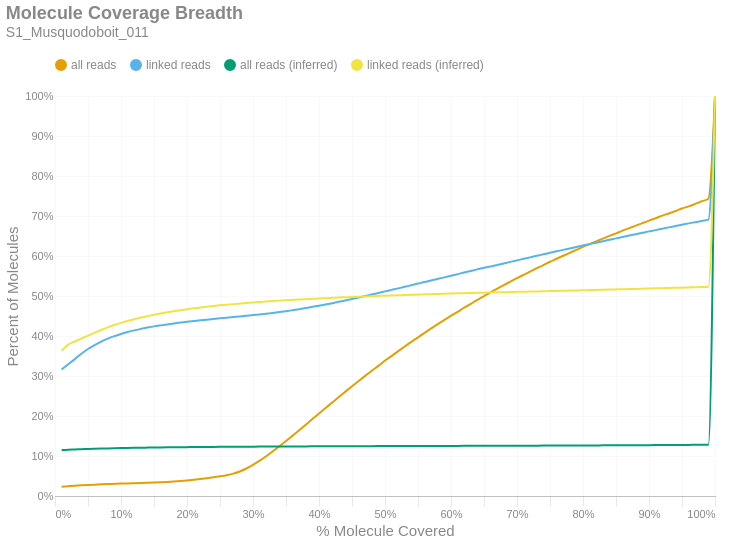

Notebook cell for this chart:
### Markdown cell above
### Molecule Read Coverage
This chart shows molecule coverage breadth as computed by the number of bases aligned to that molecule. In other words, "*how much of each unique long molecule is actually sequenced/aligned?*" Keep in mind there is a distinction between sequences and alignments, since some sequences belonging to a particular molecule may not align well and wouldn't appear in the alignment data. This chart also shows molecule coverage breadth as computed by the *inferred fragment* from which the aligned sequences originate. Unlike read coverage, this calculation takes into account the total insert size, including unsequenced gaps between the forward and reverse reads. Like the previous figures, these are cumulative percents.

### Code cell
if SKIPLR:
    print_html(f"Skipped")
else:
    binned_df = consolidated_hist(valids['coverage_bp'], mask, 0.01, True)
    binned_df_inf = consolidated_hist(valids['coverage_inserts'], mask, 0.01, True)
    binned_df = binned_df.with_columns(pl.lit(binned_df_inf['all reads (cumsum)']).alias('all reads (inferred)'))
    binned_df = binned_df.with_columns(pl.lit(binned_df_inf['linked reads (cumsum)']).alias('linked reads (inferred)'))
    binned_df = binned_df.with_columns(
        (pl.col('bin').cast(pl.Float64) + 0.01).alias('right_edge')
    )

    with SafeRender(binned_df):
        (
            density_plot(binned_df, 'Molecule Coverage Breadth', samplename, 'molcov', ['all reads (inferred)','linked reads (inferred)'])
            .encode(
                #x=alt.X('bin:Q', title="% Molecule Covered").axis(format = '%').scale(padding=0),
                x=alt.X('right_edge:Q', title="% Molecule Covered").axis(format='%').scale(padding=0),
                y=alt.Y('value:Q', title='Percent of Molecules')
                    .axis(format='%')
                    .stack(False)
                    .scale(domainMin=0, padding=0),
                color=alt.Color("key:N").scale(domain = ["all reads", "linked reads", "all reads (inferred)", "linked reads (inferred)"]),
                tooltip = [
                    alt.Tooltip("key:N", title = "Data Type"),
                    alt.Tooltip("range_label:N", title="% Molecule Covered"),
                    alt.Tooltip("value:Q", format = ".2%", title="% Molecules")
                ]
            )
        ).display()

### Figure 1 — Vega-Lite specification as saved in the notebook (floating-point values rounded to 4 significant figures)
{"width": "container", "height": 400, "config": {"title": {"anchor": "start", "dy": -15, "fontSize": 18, "color": "#888888", "subtitleColor": "#888888", "subtitleFontSize": 14}, "arc": {"fill": "#0072B2"}, "axis": {"domainColor": "#888888", "domainWidth": 0.5, "gridWidth": 0.2, "grid": false, "titleFontWeight": 400, "titleFontSize": 15, "labelFontSize": 11, "labelColor": "#888888", "tickColor": "#888888", "tickWidth": 0.2, "titleColor": "#888888"}, "axisBand": {"grid": false}, "axisX": {"grid": true, "tickSize": 10, "domainCap": "round"}, "axisY": {"domain": false, "grid": true, "tickSize": 0, "domainCap": "round"}, "background": "transparent", "header": {"labelFontSize": 15, "labelColor": "#888888", "titleFontSize": 15, "titleFontWeight": 600, "titleColor": "#888888"}, "legend": {"labelFont": "sans-serif", "labelFontSize": 12, "labelColor": "#888888", "symbolSize": 100, "symbolType": "circle", "titleFontSize": 12, "titlePadding": 10, "titleColor": "#888888", "title": null, "orient": "top"}, "range": {"category": ["#E69F00", "#56B4E9", "#009E73", "#F0E442", "#0072B2", "#D55E00", "#CC79A7", "#000000"], "diverging": ["#cfe8f3", "#a2d4ec", "#73bfe2", "#46abdb", "#1696d2", "#12719e"]}, "area": {"fill": "#0072B2", "fillOpacity": 0.7, "line": true, "strokeOpacity": 0.7}, "line": {"color": "#0072B2", "stroke": "#0072B2", "strokeWidth": 2}, "trail": {"color": "#0072B2", "stroke": "#0072B2", "strokeWidth": 0, "size": 1}, "point": {"filled": true, "fillOpacity": 1.0, "size": 95}, "text": {"color": "#888888", "fontSize": 11, "align": "right", "fontWeight": 400, "size": 11}, "bar": {"fill": "#0072B2", "stroke": null}, "view": {"stroke": null, "continuousWidth": 660, "continuousHeight": 400}}, "data": {"name": "data-b6e5f56db02f692f01b7a1bf53d0c403"}, "mark": {"type": "line", "interpolate": "monotone", "point": {"opacity": 0, "size": 275}}, "encoding": {"color": {"field": "key", "scale": {"domain": ["all reads", "linked reads", "all reads (inferred)", "linked reads (inferred)"]}, "type": "nominal"}, "tooltip": [{"field": "key", "title": "Data Type", "type": "nominal"}, {"field": "range_label", "title": "% Molecule Covered", "type": "nominal"}, {"field": "value", "format": ".2%", "title": "% Molecules", "type": "quantitative"}], "x": {"axis": {"format": "%"}, "field": "right_edge", "scale": {"padding": 0}, "title": "% Molecule Covered", "type": "quantitative"}, "y": {"axis": {"format": "%"}, "field": "value", "scale": {"domainMin": 0, "padding": 0}, "stack": false, "title": "Percent of Molecules", "type": "quantitative"}}, "params": [{"name": "param_c36ac31b6afebe62", "select": {"type": "point", "fields": ["key"]}, "bind": "legend"}], "title": {"text": "Molecule Coverage Breadth", "subtitle": "S1_Musquodoboit_011"}, "transform": [{"fold": ["all reads (cumsum)", "linked reads (cumsum)", "all reads (inferred)", "linked reads (inferred)"]}, {"calculate": "replace(datum.key, ' (cumsum)', '')", "as": "key"}, {"filter": {"param": "param_c36ac31b6afebe62"}}], "usermeta": {"embedOptions": {"downloadFileName": "S1_Musquodoboit_011.molcov"}}, "$schema": "https://vega.github.io/schema/vega-lite/v6.1.0.json", "datasets": {"data-b6e5f56db02f692f01b7a1bf53d0c403": [{"bin": "0.0", "interval": "0.0-0.01", "all reads": 0.02331, "linked reads": 0.3164, "all reads (cumsum)": 0.02331, "linked reads (cumsum)": 0.3164, "range_label": "0.0-0.01", "all reads (inferred)": 0.1147, "linked reads (inferred)": 0.3627, "right_edge": 0.01}, {"bin": "0.01", "interval": "0.01-0.02", "all reads": 0.001064, "linked reads": 0.01292, "all reads (cumsum)": 0.02437, "linked reads (cumsum)": 0.3293, "range_label": "0.01-0.02", "all reads (inferred)": 0.1159, "linked reads (inferred)": 0.3785, "right_edge": 0.02}, {"bin": "0.02", "interval": "0.02-0.03", "all reads": 0.001052, "linked reads": 0.01291, "all reads (cumsum)": 0.02542, "linked reads (cumsum)": 0.3422, "range_label": "0.02-0.03", "all reads (inferred)": 0.1164, "linked reads (inferred)": 0.3862, "right_edge": 0.03}, {"bin": "0.03", "interval": "0.03-0.04", "all reads": 0.001145, "linked reads": 0.01348, "all reads (cumsum)": 0.02657, "linked reads (cumsum)": 0.3557, "range_label": "0.03-0.04", "all reads (inferred)": 0.117, "linked reads (inferred)": 0.3937, "right_edge": 0.04}, {"bin": "0.04", "interval": "0.04-0.05", "all reads": 0.0009848, "linked reads": 0.01183, "all reads (cumsum)": 0.02755, "linked reads (cumsum)": 0.3675, "range_label": "0.04-0.05", "all reads (inferred)": 0.1175, "linked reads (inferred)": 0.401, "right_edge": 0.05}, {"bin": "0.05", "interval": "0.05-0.06", "all reads": 0.0008452, "linked reads": 0.009768, "all reads (cumsum)": 0.0284, "linked reads (cumsum)": 0.3773, "range_label": "0.05-0.06", "all reads (inferred)": 0.1181, "linked reads (inferred)": 0.4081, "right_edge": 0.06}, {"bin": "0.06", "interval": "0.06-0.07", "all reads": 0.0007536, "linked reads": 0.008833, "all reads (cumsum)": 0.02915, "linked reads (cumsum)": 0.3861, "range_label": "0.06-0.07", "all reads (inferred)": 0.1185, "linked reads (inferred)": 0.415, "right_edge": 0.07}, {"bin": "0.07", "interval": "0.07-0.08", "all reads": 0.0006334, "linked reads": 0.007261, "all reads (cumsum)": 0.02979, "linked reads (cumsum)": 0.3934, "range_label": "0.07-0.08", "all reads (inferred)": 0.119, "linked reads (inferred)": 0.4214, "right_edge": 0.08}, {"bin": "0.08", "interval": "0.08-0.09", "all reads": 0.0005835, "linked reads": 0.006155, "all reads (cumsum)": 0.03037, "linked reads (cumsum)": 0.3995, "range_label": "0.08-0.09", "all reads (inferred)": 0.1194, "linked reads (inferred)": 0.4274, "right_edge": 0.09}, {"bin": "0.09", "interval": "0.09-0.1", "all reads": 0.0005735, "linked reads": 0.005461, "all reads (cumsum)": 0.03094, "linked reads (cumsum)": 0.405, "range_label": "0.09-0.1", "all reads (inferred)": 0.1198, "linked reads (inferred)": 0.4328, "right_edge": 0.1}, {"bin": "0.1", "interval": "0.1-0.11", "all reads": 0.0005409, "linked reads": 0.004927, "all reads (cumsum)": 0.03148, "linked reads (cumsum)": 0.4099, "range_label": "0.1-0.11", "all reads (inferred)": 0.1201, "linked reads (inferred)": 0.4377, "right_edge": 0.11}, {"bin": "0.11", "interval": "0.11-0.12", "all reads": 0.0005142, "linked reads": 0.004074, "all reads (cumsum)": 0.032, "linked reads (cumsum)": 0.414, "range_label": "0.11-0.12", "all reads (inferred)": 0.1204, "linked reads (inferred)": 0.4419, "right_edge": 0.12}, {"bin": "0.12", "interval": "0.12-0.13", "all reads": 0.0005304, "linked reads": 0.00378, "all reads (cumsum)": 0.03253, "linked reads (cumsum)": 0.4178, "range_label": "0.12-0.13", "all reads (inferred)": 0.1207, "linked reads (inferred)": 0.4461, "right_edge": 0.13}, {"bin": "0.13", "interval": "0.13-0.14", "all reads": 0.0005501, "linked reads": 0.003286, "all reads (cumsum)": 0.03308, "linked reads (cumsum)": 0.4211, "range_label": "0.13-0.14", "all reads (inferred)": 0.121, "linked reads (inferred)": 0.4497, "right_edge": 0.14}, {"bin": "0.14", "interval": "0.14-0.15", "all reads": 0.0005959, "linked reads": 0.003, "all reads (cumsum)": 0.03367, "linked reads (cumsum)": 0.4241, "range_label": "0.14-0.15", "all reads (inferred)": 0.1212, "linked reads (inferred)": 0.4531, "right_edge": 0.15}, {"bin": "0.15", "interval": "0.15-0.16", "all reads": 0.0006978, "linked reads": 0.002506, "all reads (cumsum)": 0.03437, "linked reads (cumsum)": 0.4266, "range_label": "0.15-0.16", "all reads (inferred)": 0.1214, "linked reads (inferred)": 0.4563, "right_edge": 0.16}, {"bin": "0.16", "interval": "0.16-0.17", "all reads": 0.0008681, "linked reads": 0.002388, "all reads (cumsum)": 0.03524, "linked reads (cumsum)": 0.429, "range_label": "0.16-0.17", "all reads (inferred)": 0.1216, "linked reads (inferred)": 0.4592, "right_edge": 0.17}, {"bin": "0.17", "interval": "0.17-0.18", "all reads": 0.001073, "linked reads": 0.002306, "all reads (cumsum)": 0.03631, "linked reads (cumsum)": 0.4313, "range_label": "0.17-0.18", "all reads (inferred)": 0.1218, "linked reads (inferred)": 0.4618, "right_edge": 0.18}, {"bin": "0.18", "interval": "0.18-0.19", "all reads": 0.001273, "linked reads": 0.002249, "all reads (cumsum)": 0.03759, "linked reads (cumsum)": 0.4335, "range_label": "0.18-0.19", "all reads (inferred)": 0.122, "linked reads (inferred)": 0.4644, "right_edge": 0.19}, {"bin": "0.19", "interval": "0.19-0.2", "all reads": 0.001461, "linked reads": 0.002147, "all reads (cumsum)": 0.03905, "linked reads (cumsum)": 0.4357, "range_label": "0.19-0.2", "all reads (inferred)": 0.1222, "linked reads (inferred)": 0.4668, "right_edge": 0.2}, {"bin": "0.2", "interval": "0.2-0.21", "all reads": 0.001607, "linked reads": 0.001812, "all reads (cumsum)": 0.04065, "linked reads (cumsum)": 0.4375, "range_label": "0.2-0.21", "all reads (inferred)": 0.1223, "linked reads (inferred)": 0.4692, "right_edge": 0.21}, {"bin": "0.21", "interval": "0.21-0.22", "all reads": 0.001837, "linked reads": 0.001633, "all reads (cumsum)": 0.04249, "linked reads (cumsum)": 0.4391, "range_label": "0.21-0.22", "all reads (inferred)": 0.1225, "linked reads (inferred)": 0.4712, "right_edge": 0.22}, {"bin": "0.22", "interval": "0.22-0.23", "all reads": 0.002018, "linked reads": 0.001784, "all reads (cumsum)": 0.04451, "linked reads (cumsum)": 0.4409, "range_label": "0.22-0.23", "all reads (inferred)": 0.1226, "linked reads (inferred)": 0.4731, "right_edge": 0.23}, {"bin": "0.23", "interval": "0.23-0.24", "all reads": 0.002247, "linked reads": 0.001653, "all reads (cumsum)": 0.04676, "linked reads (cumsum)": 0.4426, "range_label": "0.23-0.24", "all reads (inferred)": 0.1228, "linked reads (inferred)": 0.4749, "right_edge": 0.24}, {"bin": "0.24", "interval": "0.24-0.25", "all reads": 0.002514, "linked reads": 0.001588, "all reads (cumsum)": 0.04927, "linked reads (cumsum)": 0.4441, "range_label": "0.24-0.25", "all reads (inferred)": 0.1229, "linked reads (inferred)": 0.4766, "right_edge": 0.25}, {"bin": "0.25", "interval": "0.25-0.26", "all reads": 0.002851, "linked reads": 0.001596, "all reads (cumsum)": 0.05212, "linked reads (cumsum)": 0.4457, "range_label": "0.25-0.26", "all reads (inferred)": 0.123, "linked reads (inferred)": 0.4782, "right_edge": 0.26}, {"bin": "0.26", "interval": "0.26-0.27", "all reads": 0.003817, "linked reads": 0.0016, "all reads (cumsum)": 0.05594, "linked reads (cumsum)": 0.4473, "range_label": "0.26-0.27", "all reads (inferred)": 0.1231, "linked reads (inferred)": 0.4797, "right_edge": 0.27}, {"bin": "0.27", "interval": "0.27-0.28", "all reads": 0.005424, "linked reads": 0.001486, "all reads (cumsum)": 0.06136, "linked reads (cumsum)": 0.4488, "range_label": "0.27-0.28", "all reads (inferred)": 0.1232, "linked reads (inferred)": 0.4811, "right_edge": 0.28}, {"bin": "0.28", "interval": "0.28-0.29", "all reads": 0.007423, "linked reads": 0.001722, "all reads (cumsum)": 0.06879, "linked reads (cumsum)": 0.4505, "range_label": "0.28-0.29", "all reads (inferred)": 0.1233, "linked reads (inferred)": 0.4825, "right_edge": 0.29}, {"bin": "0.29", "interval": "0.29-0.3", "all reads": 0.009093, "linked reads": 0.001657, "all reads (cumsum)": 0.07788, "linked reads (cumsum)": 0.4522, "range_label": "0.29-0.3", "all reads (inferred)": 0.1234, "linked reads (inferred)": 0.4839, "right_edge": 0.3}, {"bin": "0.3", "interval": "0.3-0.31", "all reads": 0.01034, "linked reads": 0.001743, "all reads (cumsum)": 0.08822, "linked reads (cumsum)": 0.4539, "range_label": "0.3-0.31", "all reads (inferred)": 0.1235, "linked reads (inferred)": 0.4851, "right_edge": 0.31}, {"bin": "0.31", "interval": "0.31-0.32", "all reads": 0.01127, "linked reads": 0.001816, "all reads (cumsum)": 0.09949, "linked reads (cumsum)": 0.4558, "range_label": "0.31-0.32", "all reads (inferred)": 0.1236, "linked reads (inferred)": 0.4863, "right_edge": 0.32}, {"bin": "0.32", "interval": "0.32-0.33", "all reads": 0.0122, "linked reads": 0.001943, "all reads (cumsum)": 0.1117, "linked reads (cumsum)": 0.4577, "range_label": "0.32-0.33", "all reads (inferred)": 0.1237, "linked reads (inferred)": 0.4874, "right_edge": 0.33}, {"bin": "0.33", "interval": "0.33-0.34", "all reads": 0.0126, "linked reads": 0.002094, "all reads (cumsum)": 0.1243, "linked reads (cumsum)": 0.4598, "range_label": "0.33-0.34", "all reads (inferred)": 0.1238, "linked reads (inferred)": 0.4884, "right_edge": 0.34}, {"bin": "0.34", "interval": "0.34-0.35", "all reads": 0.01314, "linked reads": 0.002253, "all reads (cumsum)": 0.1374, "linked reads (cumsum)": 0.4621, "range_label": "0.34-0.35", "all reads (inferred)": 0.1238, "linked reads (inferred)": 0.4894, "right_edge": 0.35}, {"bin": "0.35", "interval": "0.35-0.36", "all reads": 0.01349, "linked reads": 0.00251, "all reads (cumsum)": 0.1509, "linked reads (cumsum)": 0.4646, "range_label": "0.35-0.36", "all reads (inferred)": 0.1239, "linked reads (inferred)": 0.4904, "right_edge": 0.36}, {"bin": "0.36", "interval": "0.36-0.37", "all reads": 0.01359, "linked reads": 0.002588, "all reads (cumsum)": 0.1645, "linked reads (cumsum)": 0.4672, "range_label": "0.36-0.37", "all reads (inferred)": 0.124, "linked reads (inferred)": 0.4913, "right_edge": 0.37}, {"bin": "0.37", "interval": "0.37-0.38", "all reads": 0.01381, "linked reads": 0.002816, "all reads (cumsum)": 0.1783, "linked reads (cumsum)": 0.47, "range_label": "0.37-0.38", "all reads (inferred)": 0.124, "linked reads (inferred)": 0.4922, "right_edge": 0.38}, {"bin": "0.38", "interval": "0.38-0.39", "all reads": 0.01392, "linked reads": 0.002943, "all reads (cumsum)": 0.1923, "linked reads (cumsum)": 0.4729, "range_label": "0.38-0.39", "all reads (inferred)": 0.1241, "linked reads (inferred)": 0.493, "right_edge": 0.39}, {"bin": "0.39", "interval": "0.39-0.4", "all reads": 0.01404, "linked reads": 0.002853, "all reads (cumsum)": 0.2063, "linked reads (cumsum)": 0.4758, "range_label": "0.39-0.4", "all reads (inferred)": 0.1242, "linked reads (inferred)": 0.4939, "right_edge": 0.4}, {"bin": "0.4", "interval": "0.4-0.41", "all reads": 0.01359, "linked reads": 0.003029, "all reads (cumsum)": 0.2199, "linked reads (cumsum)": 0.4788, "range_label": "0.4-0.41", "all reads (inferred)": 0.1242, "linked reads (inferred)": 0.4946, "right_edge": 0.41}, {"bin": "0.41", "interval": "0.41-0.42", "all reads": 0.01384, "linked reads": 0.00318, "all reads (cumsum)": 0.2337, "linked reads (cumsum)": 0.482, "range_label": "0.41-0.42", "all reads (inferred)": 0.1243, "linked reads (inferred)": 0.4954, "right_edge": 0.42}, {"bin": "0.42", "interval": "0.42-0.43", "all reads": 0.01374, "linked reads": 0.003551, "all reads (cumsum)": 0.2475, "linked reads (cumsum)": 0.4855, "range_label": "0.42-0.43", "all reads (inferred)": 0.1244, "linked reads (inferred)": 0.4962, "right_edge": 0.43}, {"bin": "0.43", "interval": "0.43-0.44", "all reads": 0.01344, "linked reads": 0.003298, "all reads (cumsum)": 0.2609, "linked reads (cumsum)": 0.4888, "range_label": "0.43-0.44", "all reads (inferred)": 0.1244, "linked reads (inferred)": 0.4969, "right_edge": 0.44}, {"bin": "0.44", "interval": "0.44-0.45", "all reads": 0.01336, "linked reads": 0.003649, "all reads (cumsum)": 0.2743, "linked reads (cumsum)": 0.4925, "range_label": "0.44-0.45", "all reads (inferred)": 0.1245, "linked reads (inferred)": 0.4976, "right_edge": 0.45}, {"bin": "0.45", "interval": "0.45-0.46", "all reads": 0.01314, "linked reads": 0.003649, "all reads (cumsum)": 0.2874, "linked reads (cumsum)": 0.4961, "range_label": "0.45-0.46", "all reads (inferred)": 0.1245, "linked reads (inferred)": 0.4983, "right_edge": 0.46}, {"bin": "0.46", "interval": "0.46-0.47", "all reads": 0.01289, "linked reads": 0.003714, "all reads (cumsum)": 0.3003, "linked reads (cumsum)": 0.4998, "range_label": "0.46-0.47", "all reads (inferred)": 0.1246, "linked reads (inferred)": 0.499, "right_edge": 0.47}, {"bin": "0.47", "interval": "0.47-0.48", "all reads": 0.01294, "linked reads": 0.003955, "all reads (cumsum)": 0.3132, "linked reads (cumsum)": 0.5038, "range_label": "0.47-0.48", "all reads (inferred)": 0.1246, "linked reads (inferred)": 0.4996, "right_edge": 0.48}, {"bin": "0.48", "interval": "0.48-0.49", "all reads": 0.01205, "linked reads": 0.003849, "all reads (cumsum)": 0.3253, "linked reads (cumsum)": 0.5076, "range_label": "0.48-0.49", "all reads (inferred)": 0.1247, "linked reads (inferred)": 0.5002, "right_edge": 0.49}, {"bin": "0.49", "interval": "0.49-0.5", "all reads": 0.01332, "linked reads": 0.003963, "all reads (cumsum)": 0.3386, "linked reads (cumsum)": 0.5116, "range_label": "0.49-0.5", "all reads (inferred)": 0.1248, "linked reads (inferred)": 0.5008, "right_edge": 0.5}, {"bin": "0.5", "interval": "0.5-0.51", "all reads": 0.01113, "linked reads": 0.003739, "all reads (cumsum)": 0.3497, "linked reads (cumsum)": 0.5153, "range_label": "0.5-0.51", "all reads (inferred)": 0.1248, "linked reads (inferred)": 0.5014, "right_edge": 0.51}, {"bin": "0.51", "interval": "0.51-0.52", "all reads": 0.01241, "linked reads": 0.00378, "all reads (cumsum)": 0.3622, "linked reads (cumsum)": 0.5191, "range_label": "0.51-0.52", "all reads (inferred)": 0.1248, "linked reads (inferred)": 0.5019, "right_edge": 0.52}, {"bin": "0.52", "interval": "0.52-0.53", "all reads": 0.01169, "linked reads": 0.003931, "all reads (cumsum)": 0.3738, "linked reads (cumsum)": 0.523, "range_label": "0.52-0.53", "all reads (inferred)": 0.1249, "linked reads (inferred)": 0.5024, "right_edge": 0.53}, {"bin": "0.53", "interval": "0.53-0.54", "all reads": 0.01164, "linked reads": 0.004041, "all reads (cumsum)": 0.3855, "linked reads (cumsum)": 0.5271, "range_label": "0.53-0.54", "all reads (inferred)": 0.1249, "linked reads (inferred)": 0.503, "right_edge": 0.54}, {"bin": "0.54", "interval": "0.54-0.55", "all reads": 0.0112, "linked reads": 0.004, "all reads (cumsum)": 0.3967, "linked reads (cumsum)": 0.5311, "range_label": "0.54-0.55", "all reads (inferred)": 0.125, "linked reads (inferred)": 0.5036, "right_edge": 0.55}, {"bin": "0.55", "interval": "0.55-0.56", "all reads": 0.0113, "linked reads": 0.003678, "all reads (cumsum)": 0.408, "linked reads (cumsum)": 0.5348, "range_label": "0.55-0.56", "all reads (inferred)": 0.1251, "linked reads (inferred)": 0.5041, "right_edge": 0.56}, {"bin": "0.56", "interval": "0.56-0.57", "all reads": 0.01108, "linked reads": 0.004147, "all reads (cumsum)": 0.4191, "linked reads (cumsum)": 0.5389, "range_label": "0.56-0.57", "all reads (inferred)": 0.1251, "linked reads (inferred)": 0.5047, "right_edge": 0.57}, {"bin": "0.57", "interval": "0.57-0.58", "all reads": 0.01059, "linked reads": 0.003784, "all reads (cumsum)": 0.4297, "linked reads (cumsum)": 0.5427, "range_label": "0.57-0.58", "all reads (inferred)": 0.1252, "linked reads (inferred)": 0.5052, "right_edge": 0.58}, {"bin": "0.58", "interval": "0.58-0.59", "all reads": 0.01055, "linked reads": 0.003886, "all reads (cumsum)": 0.4402, "linked reads (cumsum)": 0.5466, "range_label": "0.58-0.59", "all reads (inferred)": 0.1252, "linked reads (inferred)": 0.5056, "right_edge": 0.59}, {"bin": "0.59", "interval": "0.59-0.6", "all reads": 0.01053, "linked reads": 0.00411, "all reads (cumsum)": 0.4507, "linked reads (cumsum)": 0.5507, "range_label": "0.59-0.6", "all reads (inferred)": 0.1252, "linked reads (inferred)": 0.5061, "right_edge": 0.6}, {"bin": "0.6", "interval": "0.6-0.61", "all reads": 0.009818, "linked reads": 0.003967, "all reads (cumsum)": 0.4606, "linked reads (cumsum)": 0.5547, "range_label": "0.6-0.61", "all reads (inferred)": 0.1253, "linked reads (inferred)": 0.5066, "right_edge": 0.61}, {"bin": "0.61", "interval": "0.61-0.62", "all reads": 0.01025, "linked reads": 0.003971, "all reads (cumsum)": 0.4708, "linked reads (cumsum)": 0.5586, "range_label": "0.61-0.62", "all reads (inferred)": 0.1254, "linked reads (inferred)": 0.5071, "right_edge": 0.62}, {"bin": "0.62", "interval": "0.62-0.63", "all reads": 0.00973, "linked reads": 0.004061, "all reads (cumsum)": 0.4805, "linked reads (cumsum)": 0.5627, "range_label": "0.62-0.63", "all reads (inferred)": 0.1254, "linked reads (inferred)": 0.5075, "right_edge": 0.63}, {"bin": "0.63", "interval": "0.63-0.64", "all reads": 0.009729, "linked reads": 0.00391, "all reads (cumsum)": 0.4903, "linked reads (cumsum)": 0.5666, "range_label": "0.63-0.64", "all reads (inferred)": 0.1255, "linked reads (inferred)": 0.508, "right_edge": 0.64}, {"bin": "0.64", "interval": "0.64-0.65", "all reads": 0.009349, "linked reads": 0.003792, "all reads (cumsum)": 0.4996, "linked reads (cumsum)": 0.5704, "range_label": "0.64-0.65", "all reads (inferred)": 0.1255, "linked reads (inferred)": 0.5084, "right_edge": 0.65}, {"bin": "0.65", "interval": "0.65-0.66", "all reads": 0.009625, "linked reads": 0.003551, "all reads (cumsum)": 0.5092, "linked reads (cumsum)": 0.5739, "range_label": "0.65-0.66", "all reads (inferred)": 0.1256, "linked reads (inferred)": 0.5088, "right_edge": 0.66}, {"bin": "0.66", "interval": "0.66-0.67", "all reads": 0.008984, "linked reads": 0.003661, "all reads (cumsum)": 0.5182, "linked reads (cumsum)": 0.5776, "range_label": "0.66-0.67", "all reads (inferred)": 0.1256, "linked reads (inferred)": 0.5092, "right_edge": 0.67}, {"bin": "0.67", "interval": "0.67-0.68", "all reads": 0.008901, "linked reads": 0.003837, "all reads (cumsum)": 0.5271, "linked reads (cumsum)": 0.5814, "range_label": "0.67-0.68", "all reads (inferred)": 0.1257, "linked reads (inferred)": 0.5096, "right_edge": 0.68}, {"bin": "0.68", "interval": "0.68-0.69", "all reads": 0.00867, "linked reads": 0.003927, "all reads (cumsum)": 0.5358, "linked reads (cumsum)": 0.5854, "range_label": "0.68-0.69", "all reads (inferred)": 0.1257, "linked reads (inferred)": 0.51, "right_edge": 0.69}, {"bin": "0.69", "interval": "0.69-0.7", "all reads": 0.008798, "linked reads": 0.003731, "all reads (cumsum)": 0.5446, "linked reads (cumsum)": 0.5891, "range_label": "0.69-0.7", "all reads (inferred)": 0.1258, "linked reads (inferred)": 0.5103, "right_edge": 0.7}, {"bin": "0.7", "interval": "0.7-0.71", "all reads": 0.008408, "linked reads": 0.003788, "all reads (cumsum)": 0.553, "linked reads (cumsum)": 0.5929, "range_label": "0.7-0.71", "all reads (inferred)": 0.1258, "linked reads (inferred)": 0.5108, "right_edge": 0.71}, {"bin": "0.71", "interval": "0.71-0.72", "all reads": 0.008264, "linked reads": 0.003723, "all reads (cumsum)": 0.5613, "linked reads (cumsum)": 0.5966, "range_label": "0.71-0.72", "all reads (inferred)": 0.1259, "linked reads (inferred)": 0.5112, "right_edge": 0.72}, {"bin": "0.72", "interval": "0.72-0.73", "all reads": 0.008256, "linked reads": 0.003878, "all reads (cumsum)": 0.5695, "linked reads (cumsum)": 0.6005, "range_label": "0.72-0.73", "all reads (inferred)": 0.1259, "linked reads (inferred)": 0.5116, "right_edge": 0.73}, {"bin": "0.73", "interval": "0.73-0.74", "all reads": 0.007879, "linked reads": 0.003723, "all reads (cumsum)": 0.5774, "linked reads (cumsum)": 0.6042, "range_label": "0.73-0.74", "all reads (inferred)": 0.126, "linked reads (inferred)": 0.5119, "right_edge": 0.74}, {"bin": "0.74", "interval": "0.74-0.75", "all reads": 0.008222, "linked reads": 0.003743, "all reads (cumsum)": 0.5856, "linked reads (cumsum)": 0.608, "range_label": "0.74-0.75", "all reads (inferred)": 0.126, "linked reads (inferred)": 0.5122, "right_edge": 0.75}, {"bin": "0.75", "interval": "0.75-0.76", "all reads": 0.007492, "linked reads": 0.003694, "all reads (cumsum)": 0.5931, "linked reads (cumsum)": 0.6117, "range_label": "0.75-0.76", "all reads (inferred)": 0.1261, "linked reads (inferred)": 0.5127, "right_edge": 0.76}, {"bin": "0.76", "interval": "0.76-0.77", "all reads": 0.007534, "linked reads": 0.003633, "all reads (cumsum)": 0.6006, "linked reads (cumsum)": 0.6153, "range_label": "0.76-0.77", "all reads (inferred)": 0.1262, "linked reads (inferred)": 0.5131, "right_edge": 0.77}, {"bin": "0.77", "interval": "0.77-0.78", "all reads": 0.007384, "linked reads": 0.003702, "all reads (cumsum)": 0.608, "linked reads (cumsum)": 0.619, "range_label": "0.77-0.78", "all reads (inferred)": 0.1262, "linked reads (inferred)": 0.5135, "right_edge": 0.78}, {"bin": "0.78", "interval": "0.78-0.79", "all reads": 0.007281, "linked reads": 0.003698, "all reads (cumsum)": 0.6153, "linked reads (cumsum)": 0.6227, "range_label": "0.78-0.79", "all reads (inferred)": 0.1263, "linked reads (inferred)": 0.5139, "right_edge": 0.79}, {"bin": "0.79", "interval": "0.79-0.8", "all reads": 0.007506, "linked reads": 0.003543, "all reads (cumsum)": 0.6228, "linked reads (cumsum)": 0.6262, "range_label": "0.79-0.8", "all reads (inferred)": 0.1264, "linked reads (inferred)": 0.5143, "right_edge": 0.8}, {"bin": "0.8", "interval": "0.8-0.81", "all reads": 0.006804, "linked reads": 0.003502, "all reads (cumsum)": 0.6296, "linked reads (cumsum)": 0.6297, "range_label": "0.8-0.81", "all reads (inferred)": 0.1264, "linked reads (inferred)": 0.5148, "right_edge": 0.81}, {"bin": "0.81", "interval": "0.81-0.82", "all reads": 0.006886, "linked reads": 0.003559, "all reads (cumsum)": 0.6365, "linked reads (cumsum)": 0.6333, "range_label": "0.81-0.82", "all reads (inferred)": 0.1265, "linked reads (inferred)": 0.5152, "right_edge": 0.82}, {"bin": "0.82", "interval": "0.82-0.83", "all reads": 0.006865, "linked reads": 0.003514, "all reads (cumsum)": 0.6434, "linked reads (cumsum)": 0.6368, "range_label": "0.82-0.83", "all reads (inferred)": 0.1266, "linked reads (inferred)": 0.5157, "right_edge": 0.83}, {"bin": "0.83", "interval": "0.83-0.84", "all reads": 0.006768, "linked reads": 0.003816, "all reads (cumsum)": 0.6501, "linked reads (cumsum)": 0.6406, "range_label": "0.83-0.84", "all reads (inferred)": 0.1267, "linked reads (inferred)": 0.5161, "right_edge": 0.84}, {"bin": "0.84", "interval": "0.84-0.85", "all reads": 0.00653, "linked reads": 0.003457, "all reads (cumsum)": 0.6567, "linked reads (cumsum)": 0.6441, "range_label": "0.84-0.85", "all reads (inferred)": 0.1267, "linked reads (inferred)": 0.5166, "right_edge": 0.85}, {"bin": "0.85", "interval": "0.85-0.86", "all reads": 0.006633, "linked reads": 0.003592, "all reads (cumsum)": 0.6633, "linked reads (cumsum)": 0.6477, "range_label": "0.85-0.86", "all reads (inferred)": 0.1268, "linked reads (inferred)": 0.517, "right_edge": 0.86}, {"bin": "0.86", "interval": "0.86-0.87", "all reads": 0.006295, "linked reads": 0.003396, "all reads (cumsum)": 0.6696, "linked reads (cumsum)": 0.6511, "range_label": "0.86-0.87", "all reads (inferred)": 0.1269, "linked reads (inferred)": 0.5173, "right_edge": 0.87}, {"bin": "0.87", "interval": "0.87-0.88", "all reads": 0.006387, "linked reads": 0.003404, "all reads (cumsum)": 0.676, "linked reads (cumsum)": 0.6545, "range_label": "0.87-0.88", "all reads (inferred)": 0.127, "linked reads (inferred)": 0.5177, "right_edge": 0.88}, {"bin": "0.88", "interval": "0.88-0.89", "all reads": 0.006258, "linked reads": 0.003408, "all reads (cumsum)": 0.6822, "linked reads (cumsum)": 0.6579, "range_label": "0.88-0.89", "all reads (inferred)": 0.1271, "linked reads (inferred)": 0.5182, "right_edge": 0.89}, {"bin": "0.89", "interval": "0.89-0.9", "all reads": 0.006286, "linked reads": 0.003645, "all reads (cumsum)": 0.6885, "linked reads (cumsum)": 0.6615, "range_label": "0.89-0.9", "all reads (inferred)": 0.1272, "linked reads (inferred)": 0.5187, "right_edge": 0.9}, {"bin": "0.9", "interval": "0.9-0.91", "all reads": 0.00581, "linked reads": 0.003208, "all reads (cumsum)": 0.6943, "linked reads (cumsum)": 0.6647, "range_label": "0.9-0.91", "all reads (inferred)": 0.1272, "linked reads (inferred)": 0.5192, "right_edge": 0.91}, {"bin": "0.91", "interval": "0.91-0.92", "all reads": 0.006488, "linked reads": 0.003482, "all reads (cumsum)": 0.7008, "linked reads (cumsum)": 0.6682, "range_label": "0.91-0.92", "all reads (inferred)": 0.1273, "linked reads (inferred)": 0.5196, "right_edge": 0.92}, {"bin": "0.92", "interval": "0.92-0.93", "all reads": 0.00559, "linked reads": 0.003371, "all reads (cumsum)": 0.7064, "linked reads (cumsum)": 0.6716, "range_label": "0.92-0.93", "all reads (inferred)": 0.1274, "linked reads (inferred)": 0.52, "right_edge": 0.93}, {"bin": "0.93", "interval": "0.93-0.94", "all reads": 0.005984, "linked reads": 0.003314, "all reads (cumsum)": 0.7124, "linked reads (cumsum)": 0.6749, "range_label": "0.93-0.94", "all reads (inferred)": 0.1276, "linked reads (inferred)": 0.5205, "right_edge": 0.94}, {"bin": "0.94", "interval": "0.94-0.95", "all reads": 0.006457, "linked reads": 0.003359, "all reads (cumsum)": 0.7189, "linked reads (cumsum)": 0.6783, "range_label": "0.94-0.95", "all reads (inferred)": 0.1277, "linked reads (inferred)": 0.5209, "right_edge": 0.95}, {"bin": "0.95", "interval": "0.95-0.96", "all reads": 0.005278, "linked reads": 0.003347, "all reads (cumsum)": 0.7241, "linked reads (cumsum)": 0.6816, "range_label": "0.95-0.96", "all reads (inferred)": 0.1278, "linked reads (inferred)": 0.5214, "right_edge": 0.96}, {"bin": "0.96", "interval": "0.96-0.97", "all reads": 0.006212, "linked reads": 0.003041, "all reads (cumsum)": 0.7303, "linked reads (cumsum)": 0.6846, "range_label": "0.96-0.97", "all reads (inferred)": 0.1279, "linked reads (inferred)": 0.5219, "right_edge": 0.97}, {"bin": "0.97", "interval": "0.97-0.98", "all reads": 0.006434, "linked reads": 0.003114, "all reads (cumsum)": 0.7368, "linked reads (cumsum)": 0.6878, "range_label": "0.97-0.98", "all reads (inferred)": 0.1281, "linked reads (inferred)": 0.5224, "right_edge": 0.98}, {"bin": "0.98", "interval": "0.98-0.99", "all reads": 0.006207, "linked reads": 0.003159, "all reads (cumsum)": 0.743, "linked reads (cumsum)": 0.6909, "range_label": "0.98-0.99", "all reads (inferred)": 0.1283, "linked reads (inferred)": 0.5232, "right_edge": 0.99}, {"bin": "0.99", "interval": "0.99-1.0", "all reads": 0.257, "linked reads": 0.3091, "all reads (cumsum)": 1.0, "linked reads (cumsum)": 1.0, "range_label": "0.99-1.0", "all reads (inferred)": 1.0, "linked reads (inferred)": 1.0, "right_edge": 1.0}]}}
